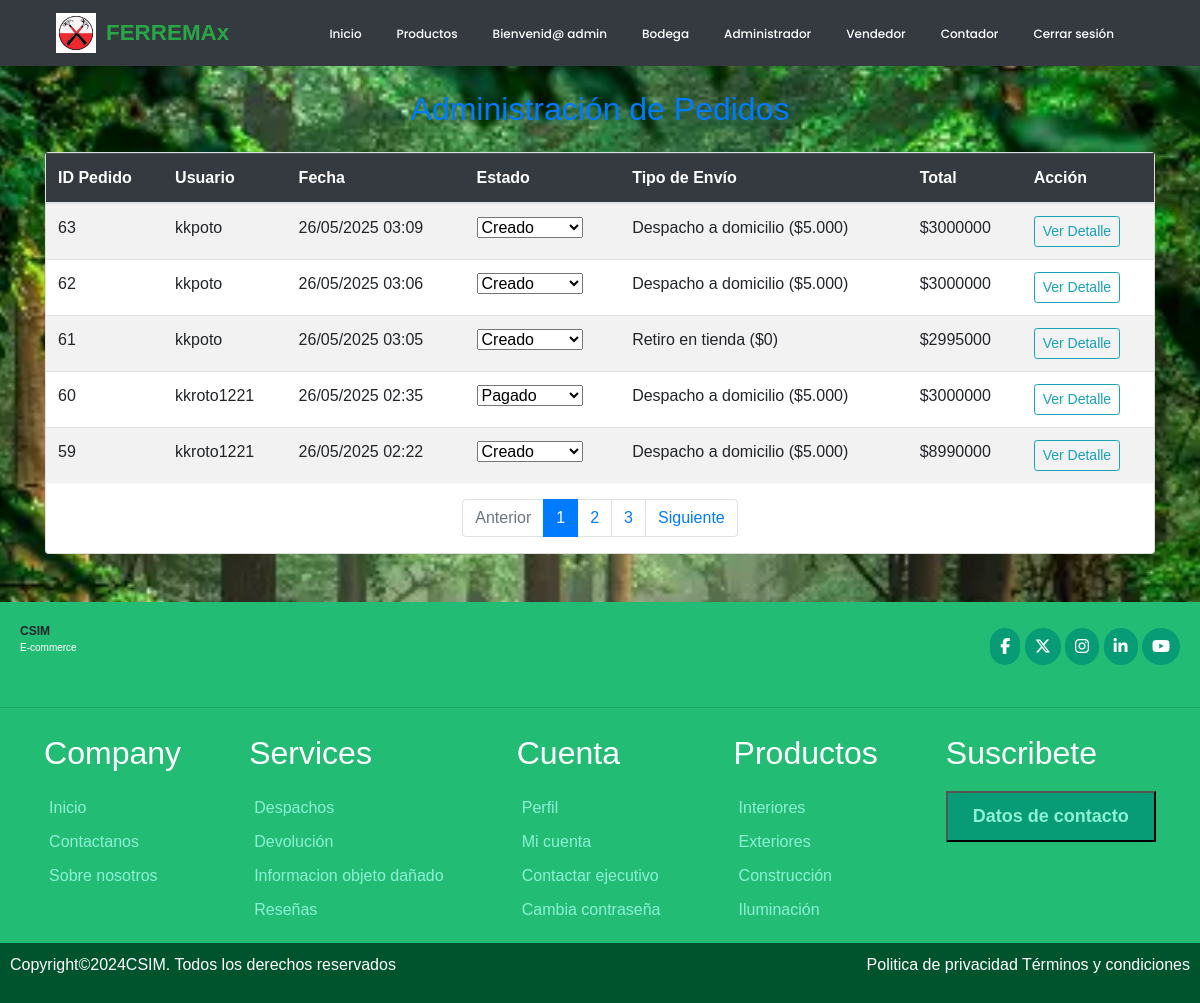
The page /panel/pedidos/ (signed in) on the database as committed earlier.
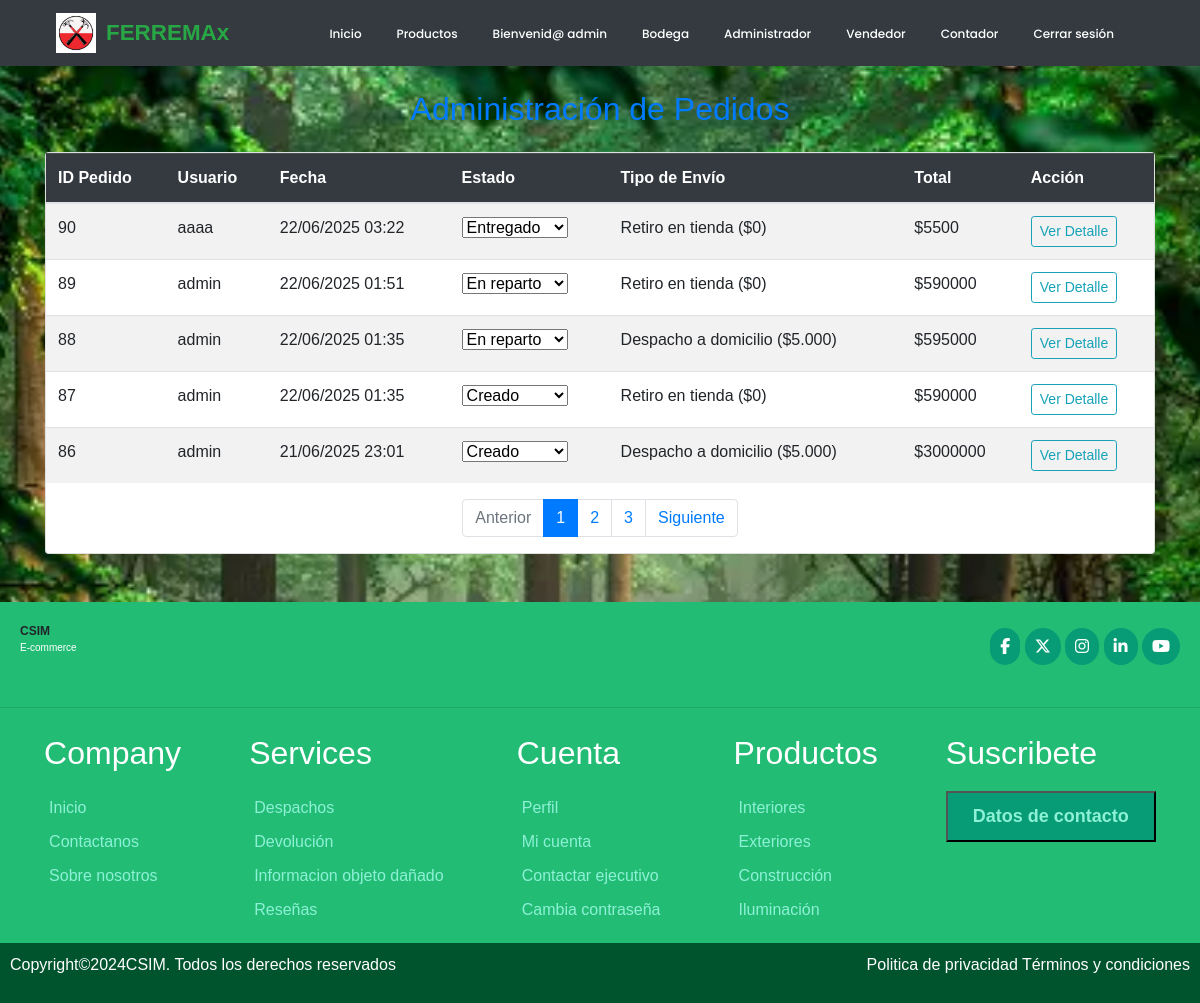
The same page on the database as committed later.
### ferreteria/models.py (models this page shows, shortened)
class Pedido(models.Model):
    id_pedido = models.AutoField(primary_key=True)
    user = models.ForeignKey(User, on_delete=models.CASCADE, default=1)
    fecha_compra = models.DateTimeField(auto_now_add=True)
    ESTADOS_PEDIDO = [
        ('creado', 'Creado'),
        ('pendiente', 'Pendiente'),
        ('pagado', 'Pagado'),
        ('rechazado','Pago Rechazado'),
        ('preparando', 'Preparando orden'),
        ('despachado', 'Despachado'),
        ('entregado', 'Entregado'),
    ]
    estado = models.CharField(max_length=20, choices = ESTADOS_PEDIDO, default='creado')
    OPCIONES_ENVIO = [
        ('retiro', 'Retiro en tienda ($0)'),
        ('domicilio', 'Despacho a domicilio ($5.000)'),
    ]
    tipo_envio = models.CharField(max_length=20, choices=OPCIONES_ENVIO,default='retiro')
    TIPO_PAGO = [
        ('transferencia', 'Transferencia'),
        ('tarjeta', 'Tarjeta'),
    ]
    tipo_pago = models.CharField(max_length=20,choices=TIPO_PAGO,default='transferencia')
    total = models.BigIntegerField()

### ferreteria/views.py (the view)
# urls.py: path('panel/pedidos/', views.panel_admin_pedidos, name='admin_panel_pedidos'),
@user_passes_test(lambda u: u.is_superuser)
@login_required
def panel_admin_pedidos(request):
    pedidos_list = Pedido.objects.select_related('user').order_by('-fecha_compra')
    paginator = Paginator(pedidos_list, 5)  # Muestra 10 pedidos por página
    page_number = request.GET.get('page')
    page_obj = paginator.get_page(page_number)
    return render(request, 'admin/admin_panel_pedidos.html', {'page_obj': page_obj})

### ferreteria/context_processor.py (called while the page is built, shortened)
def total_carrito(request):
    total = 0
    return {'total_carrito':int(total)}

### ferreteria/templates/admin/admin_panel_pedidos.html (shortened to what this page needs)
{% extends 'base.html' %}
{% load static %}
{% block css %}
<link rel="stylesheet" href="{% static 'css/estiloss.css' %}">
{% endblock %}
{% block contenido %}
<main class="container">
    <h2 class="text-center text-primary my-4">Administración de Pedidos</h2>
    <div class="card mb-4">
        <div class="table-responsive">
            <table class="table table-striped">
                <thead class="table-dark">
                    <tr>
                        <th>ID Pedido</th>
                        <th>Usuario</th>
                        <th>Fecha</th>
                        <th>Estado</th>
                        <th>Tipo de Envío</th>
                        <th>Total</th>
                        <th>Acción</th>
                    </tr>
                </thead>
                <tbody>
                    {% for pedido in page_obj %}
                    <tr>
                        <td>{{ pedido.id_pedido }}</td>
                        <td>{{ pedido.user.username }}</td>
                        <td>{{ pedido.fecha_compra|date:"d/m/Y H:i" }}</td>
                        <td>
                            <select class="form-select form-select-sm pedido-estado" data-id="{{ pedido.id_pedido }}">
                                <option value="creado" {% if pedido.estado == 'creado' %}selected{% endif %}>Creado</option>
                                <option value="pagado" {% if pedido.estado == 'pagado' %}selected{% endif %}>Pagado</option>
                                <option value="despachado" {% if pedido.estado == 'despachado' %}selected{% endif %}>En reparto</option>
                                <option value="entregado" {% if pedido.estado == 'entregado' %}selected{% endif %}>Entregado</option>
                            </select>
                        </td>
                        <td>{{ pedido.get_tipo_envio_display }}</td>
                        <td>${{ pedido.total }}</td>
                        <td>
                            {% if pedido.id_pedido %}
                                <a href="{% url 'detallepedido' pedido.id_pedido %}" class="btn btn-sm btn-outline-info">Ver Detalle</a>
                            {% else %}
                                <span class="text-muted">Sin ID</span>
                            {% endif %}
                        </td>
                    </tr>
                    {% empty %}
                    <tr><td colspan="7" class="text-center">No hay pedidos registrados.</td></tr>
                    {% endfor %}
                </tbody>
            </table>
            <nav aria-label="Paginación de pedidos">
            <ul class="pagination justify-content-center">
                {% if page_obj.has_previous %}
                <li class="page-item">
                    <a class="page-link" href="?page={{ page_obj.previous_page_number }}">Anterior</a>
                </li>
                {% else %}
                <li class="page-item disabled">
                    <span class="page-link">Anterior</span>
                </li>
                {% endif %}
                {% for num in page_obj.paginator.page_range %}
                {% if page_obj.number == num %}
                    <li class="page-item active">
                    <span class="page-link">{{ num }}</span>
                    </li>
                {% elif num > page_obj.number|add:'-3' and num < page_obj.number|add:'3' %}
                    <li class="page-item">
                    <a class="page-link" href="?page={{ num }}">{{ num }}</a>
                    </li>
                {% endif %}
                {% endfor %}
                {% if page_obj.has_next %}
                <li class="page-item">
                    <a class="page-link" href="?page={{ page_obj.next_page_number }}">Siguiente</a>
                </li>
                {% else %}
                <li class="page-item disabled">
                    <span class="page-link">Siguiente</span>
                </li>
                {% endif %}
            </ul>
            </nav>
        </div>
    </div>
</main>
{% endblock %}

Rows that differ between the two databases and show on the page:
no longer on this page (row unchanged): Pedido: id_pedido "63", user.username "kkpoto", fecha_compra "26/05/2025 03:09", id_pedido "Creado", tipo_envio "Despacho a domicilio ($5.000)", total "3000000", shows "Ver Detalle"
no longer on this page (row unchanged): Pedido: id_pedido "62", user.username "kkpoto", fecha_compra "26/05/2025 03:06", id_pedido "Creado", tipo_envio "Despacho a domicilio ($5.000)", total "3000000", shows "Ver Detalle"
no longer on this page (row unchanged): Pedido: id_pedido "61", user.username "kkpoto", fecha_compra "26/05/2025 03:05", id_pedido "Creado", tipo_envio "Retiro en tienda ($0)", total "2995000", shows "Ver Detalle"
no longer on this page (row unchanged): Pedido: id_pedido "60", user.username "kkroto1221", fecha_compra "26/05/2025 02:35", estado+id_pedido "Pagado", tipo_envio "Despacho a domicilio ($5.000)", total "3000000", shows "Ver Detalle"
no longer on this page (row unchanged): Pedido: id_pedido "59", user.username "kkroto1221", fecha_compra "26/05/2025 02:22", id_pedido "Creado", tipo_envio "Despacho a domicilio ($5.000)", total "8990000", shows "Ver Detalle"
added Pedido: id_pedido "90", user.username "aaaa", fecha_compra "22/06/2025 03:22", estado+id_pedido "Entregado", tipo_envio "Retiro en tienda ($0)", total "5500", shows "Ver Detalle"
added Pedido: id_pedido "89", user.username "admin", fecha_compra "22/06/2025 01:51", estado+id_pedido "En reparto", tipo_envio "Retiro en tienda ($0)", total "590000", shows "Ver Detalle"
added Pedido: id_pedido "88", user.username "admin", fecha_compra "22/06/2025 01:35", estado+id_pedido "En reparto", tipo_envio "Despacho a domicilio ($5.000)", total "595000", shows "Ver Detalle"
added Pedido: id_pedido "87", user.username "admin", fecha_compra "22/06/2025 01:35", estado+id_pedido "Creado", tipo_envio "Retiro en tienda ($0)", total "590000", shows "Ver Detalle"
added Pedido: id_pedido "86", user.username "admin", fecha_compra "21/06/2025 23:01", id_pedido "Creado", tipo_envio "Despacho a domicilio ($5.000)", total "3000000", shows "Ver Detalle"
